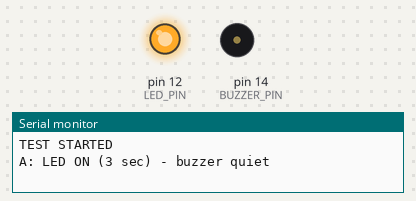
The sketch below on a simulated Arduino Uno, built with avr-gcc and run on an emulated ATmega328P. On the bench: output pins drawn as LEDs (lit = HIGH), buzzer (waves = sounding), the last lines printed to the serial monitor.

Above: at 1.5 s.
At 13.6 s:
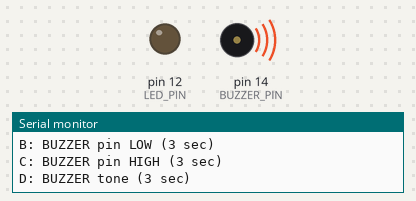
At 16.1 s:
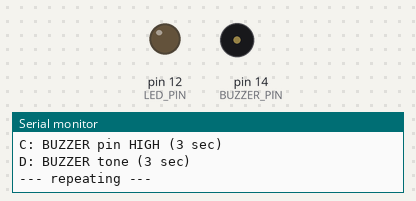
Timing chart, 0 to 22.2 s (numbered marks = the images above):
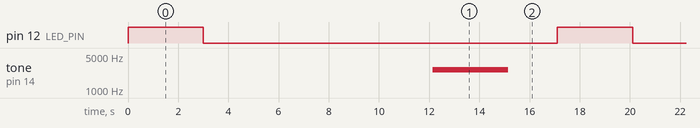

Measured:
- by itself, pin 12 (LED_PIN): alternates HIGH for 3.0 s and LOW for 14.1 s
- by itself, tone on pin 14 (BUZZER_PIN): alternates 2636 Hz for 3.0 s and silent for 14.1 s

The sketch:

led_buzzer_test.ino
```cpp
// LED + BUZZER TEST - no camera, no sensors
// LED    -> IO12 (through resistor)
// Buzzer -> IO14 (VCC on 3V3, GND on GND)
//
// Runs 4 steps forever. Watch the LED and listen to the buzzer:
//   A: LED only
//   B: buzzer pin LOW   (most 3-pin active-low buzzer modules)
//   C: buzzer pin HIGH  (active-high buzzer modules)
//   D: square-wave tone (passive buzzers)
// Whichever of B / C / D makes the buzzer sound tells you the right
// BUZZER_ACTIVE_LOW / BUZZER_PASSIVE settings for scarecrow.ino.

#define LED_PIN    12
#define BUZZER_PIN 14

void setup() {
  Serial.begin(115200);
  pinMode(LED_PIN, OUTPUT);
  pinMode(BUZZER_PIN, OUTPUT);
  digitalWrite(BUZZER_PIN, HIGH);   // start with buzzer quiet (active-low type)
  Serial.println("TEST STARTED");
}

void loop() {
  // A: LED only
  Serial.println("A: LED ON (3 sec) - buzzer quiet");
  digitalWrite(LED_PIN, HIGH);
  delay(3000);
  digitalWrite(LED_PIN, LOW);
  delay(1000);

  // B: buzzer pin LOW
  Serial.println("B: BUZZER pin LOW (3 sec)");
  digitalWrite(BUZZER_PIN, LOW);
  delay(3000);
  digitalWrite(BUZZER_PIN, HIGH);
  delay(1000);

  // C: buzzer pin HIGH, quiet pin LOW (active-high type)
  Serial.println("C: BUZZER pin HIGH (3 sec)");
  digitalWrite(BUZZER_PIN, LOW);
  delay(100);
  digitalWrite(BUZZER_PIN, HIGH);
  delay(3000);
  digitalWrite(BUZZER_PIN, LOW);
  delay(1000);

  // D: passive buzzer tone (square wave)
  Serial.println("D: BUZZER tone (3 sec)");
  unsigned long start = millis();
  while (millis() - start < 3000) {
    digitalWrite(BUZZER_PIN, HIGH);
    delayMicroseconds(185);
    digitalWrite(BUZZER_PIN, LOW);
    delayMicroseconds(185);
  }
  digitalWrite(BUZZER_PIN, HIGH);

  Serial.println("--- repeating ---");
  delay(2000);
}
```
